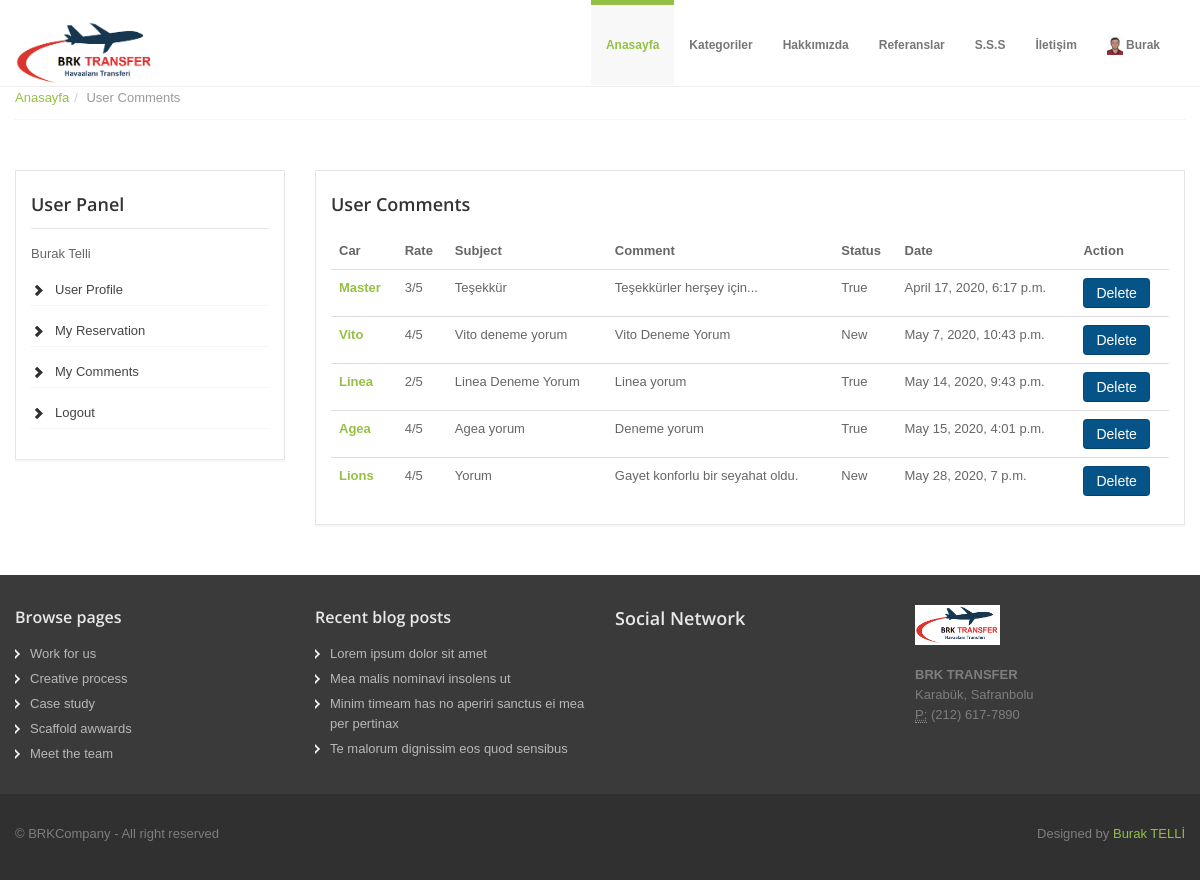
/user/comments/ (signed in), run on the app's committed database.
### home/models.py (models this page shows, shortened)
class UserProfile(models.Model):
    user = models.OneToOneField(User, on_delete=models.CASCADE)
    phone = models.CharField(blank=True, max_length=20)
    address = models.CharField(blank=True, max_length=150)
    city = models.CharField(blank=True, max_length=20)
    country = models.CharField(blank=True, max_length=20)
    image = models.ImageField(blank=True, upload_to='images/users/')
    def user_name(self):
        return '[' +self.user.username + '] ' +self.user.first_name+self.user.last_name
    def image_tag(self):
        return mark_safe('<img src="{}" height="50"/>'.format(self.image.url))
    image_tag.short_description = 'Image'

### car/models.py (models this page shows, shortened)
class Comment(models.Model):
    STATUS = (
        ('New', 'New'),
        ('True', 'True'),
        ('False', 'False'),
    )
    car = models.ForeignKey(Car, on_delete=models.CASCADE)
    user = models.ForeignKey(User, on_delete=models.CASCADE)
    subject = models.CharField(max_length=50)
    comment = models.TextField(max_length=50, blank=True)
    rate = models.IntegerField(blank=True)
    status = models.CharField(max_length=10, choices=STATUS, default='New')
    ip = models.CharField(blank=True, max_length=20)
    create_at = models.DateTimeField(auto_now_add=True)
    update_at = models.DateTimeField(auto_now=True)

class Car(models.Model):
    STATUS = (
        ('True', 'Evet'),
        ('False', 'Hayır'),
    )
    category = models.ForeignKey(Category, on_delete=models.CASCADE)
    title = models.CharField(blank=True, max_length=150)
    keywords = models.CharField(blank=True, max_length=255)
    description = models.CharField(blank=True, max_length=255)
    marka = models.CharField(blank=True, max_length=255)
    model = models.CharField(blank=True, max_length=255)
    kisi_sayisi = models.IntegerField()
    image = models.ImageField(blank=True, upload_to='images/')
    price = models.FloatField()
    detail = RichTextUploadingField()
    slug = models.SlugField(null=False, unique=True)
    status = models.CharField(max_length=10, choices=STATUS)
    create_at = models.DateTimeField(auto_now_add=True)
    update_at = models.DateTimeField(auto_now = True)
    def image_tag(self):
        return mark_safe('<img src="{}" height="50"/>'.format(self.image.url))
    image_tag.short_description = 'Image'

### user/views.py (the view, shortened to what this page needs)
# urls.py: path('comments/', views.comments, name='comments'),
@login_required(login_url='/login')
def comments(request):
    setting = Setting.objects.get(pk=1)
    category = Category.objects.all()
    current_user = request.user
    comments = Comment.objects.filter(user_id = current_user.id)
    if current_user.is_authenticated:
        profile = UserProfile.objects.get(user_id=current_user.id)
        context = {
            'category': category,
            'comments': comments,
            'profile': profile,
            'setting': setting,
        }
        return render(request, 'user_comments.html', context)

### user/templates/user_comments.html (shortened to what this page needs)
{% extends "homebase.html" %}
{% block body %}
<section id="breadcrumb">
    <div class="container">
        <div class="row">
            <div class="span12">
                <ul class="breadcrumb notop">
                    <li><a href="/">Anasayfa</a><span class="divider">/</span></li>
                    <li class="active">User Comments</li>
                </ul>
            </div>
        </div>
    </div>
</section>
<section id="maincontent">
    <div class="container">
        <div class="row">
            <div class="span3">
                <aside>
                    {% include "user_panel.html" %}
                </aside>
            </div>
            <div class="span9">
                <aside>
                    <h4>User Comments</h4>
                    <table class="table">
                        <thead>
                        <tr>
                            <th>Car</th>
                            <th>Rate</th>
                            <th>Subject</th>
                            <th>Comment</th>
                            <th>Status</th>
                            <th>Date</th>
                            <th>Action</th>
                        </tr>
                        </thead>
                        <tbody>
                        {% for rs in comments %}
                        <tr>
                            <td>
                                <a href="/car/{{ rs.car_id }}/{{ rs.car.slug }}">
                                    <strong>{{ rs.car.title}}</strong>
                                </a>
                            </td>
                            <td>{{ rs.rate}}/5</td>
                            <td>{{ rs.subject }}</td>
                            <td>{{ rs.comment }}</td>
                            <td>{{ rs.status }}</td>
                            <td>{{ rs.create_at }}</td>
                            <td><a class="btn btn-primary" href="/user/deletecomment/{{ rs.id }}" onclick="return confirm('Will be deleted ! Are you sure')">Delete</a></td>
                        {% endfor %}
                        </tbody>
                    </table>
                </aside>
            </div>
        </div>
    </div>
</section>
{% endblock %}

### home/templates/header.html (shortened to what this page needs)
{% load static %}
<header>
  <div class="navbar navbar-fixed-top">
    <div class="navbar-inner">
      <div class="container">
        <a class="brand logo" href="/"><img src="{% static 'assets/img/resim.png'%}" height="140" width="140" alt=""></a>
        <div class="navigation">
          <nav>
            <ul class="nav topnav">
              <li class="dropdown active">
                <a href="/">Anasayfa</a>
              </li>
              <li class="dropdown">
                <a href="#">Kategoriler</a>
                  {% load mptt_tags %}
              </li>
              <li class="dropdown">
                <a href="/hakkimizda">Hakkımızda</a>
              </li>
              <li class="dropdown">
                <a href="/referanslar">Referanslar</a>
              </li>
              <li class="dropdown">
                <a href="/sss">S.S.S</a>
              </li>
              <li class="dropdown">
                <a href="/iletisim">İletişim</a>
              </li>
              <li class="dropdown">
                {% if user.id is not None %}
                <a href="#"><img alt="image" src="{{ profile.image.url }}" style="height: 19px">
                  {{ user.first_name }}</a>
                {% else %}
                <a href="#">Login/Join</a>
                {% endif %}
              </li>
            </ul>
          </nav>
        </div>
      </div>
    </div>
  </div>
</header>

### user/templates/user_panel.html
<div class="widget">
    <h4>User Panel</h4>
    {{ user.first_name }}
    {{ user.last_name }}
    <ul class="cat">
        <li><a href="/user">User Profile</a></li>
        <li><a href="/user/reservations">My Reservation</a></li>
        <li><a href="/user/comments">My Comments</a></li>
        <li><a href="/logout">Logout</a></li>
    </ul>
</div>

### home/static/assets/css/docs.css (style rules this page uses)
section { padding-top: 30px; }
h2 + table, h3 + table, h4 + table, h2 + .row { margin-top: 5px; }

### home/static/assets/css/style.css (style rules this page uses)
.row { margin-bottom: 20px; }
header .navbar .brand.logo { padding: 0; margin-left: 0; margin-top: 20px; }
.navbar .nav { margin-top: 5px; }
.navbar .nav li.active { margin-top: -5px; }
.navbar .nav li.active a, .navbar .nav li.active a:hover { background: #f8f8f8; }
.navbar ul.topnav { float: right; }
.navbar .nav>li>a { float: none; font-size: 12px; padding: 30px 15px 30px; color: #777777; text-decoration: none; text-shadow: none; font-weight: bold; }
#maincontent { z-index: 1000; margin-top: 0px; }
aside { padding: 20px 15px 0 15px; margin: 0 0 30px 0; border: 1px solid #e6e6e6; -webkit-box-shadow: 0 2px 0 rgba(0, 0, 0, 0.03); -moz-box-shadow: 0 2px 0 rgba(0, 0, 0, 0.03); box-shadow: 0 2px 0 rgba(0, 0, 0, 0.03); -webkit-box-sizing: border-box; -moz-box-sizing: border-box; box-sizing: border-box; }
aside .widget { margin-bottom: 30px; }
aside .widget ul { list-style: none; margin-left: 0; }
aside .widget ul li { border-bottom: 1px dotted #efefef; margin: 15px 0 0 0; padding-bottom: 5px; }
aside .widget h4 { border-bottom: 1px solid #e5e5e5; padding-bottom: 10px; margin-bottom: 15px; }
aside .widget ul.cat { list-style: none; margin-left: 0; }
aside .widget ul.cat li { padding-left: 24px; background-image: url("../img/glyphicons-halflings.png"); background-repeat: no-repeat; background-position: -456px -69px; }
aside .widget ul.cat li a { color: #444; }
#breadcrumb .breadcrumb { margin: -30px 0 0 0; border-bottom: 1px dotted #eeeeee; padding-bottom: 10px; }
.breadcrumb>li { display: inline-block; *display: inline; line-height: 1.6em; *zoom: 1; }
.breadcrumb>li>.divider { padding: 0 5px; color: #ccc; }

### home/static/assets/color/default.css (style rules this page uses)
a { color: #94c045; }
.navbar .nav li.active { border-top:5px solid #94c045; }
.navbar .nav li.active a { color:#94c045; }

### data on the page
UserProfile: image (picture)
Comment: car "Master", rate "3", subject "Teşekkür", comment "Teşekkürler herşey için...", status "True", create_at "April 17, 2020, 6:17 p.m."
Comment: car "Vito", rate "4", subject "Vito deneme yorum", comment "Vito Deneme Yorum", status "New", create_at "May 7, 2020, 10:43 p.m."
Comment: car "Linea", rate "2", subject "Linea Deneme Yorum", comment "Linea yorum", status "True", create_at "May 14, 2020, 9:43 p.m."
Comment: car "Agea", rate "4", subject "Agea yorum", comment "Deneme yorum", status "True", create_at "May 15, 2020, 4:01 p.m."
Comment: car "Lions", rate "4", subject "Yorum", comment "Gayet konforlu bir seyahat oldu.", status "New", create_at "May 28, 2020, 7 p.m."

### other printed values
{{ user.first_name }} "Burak"
{{ user.last_name }} "Telli"
